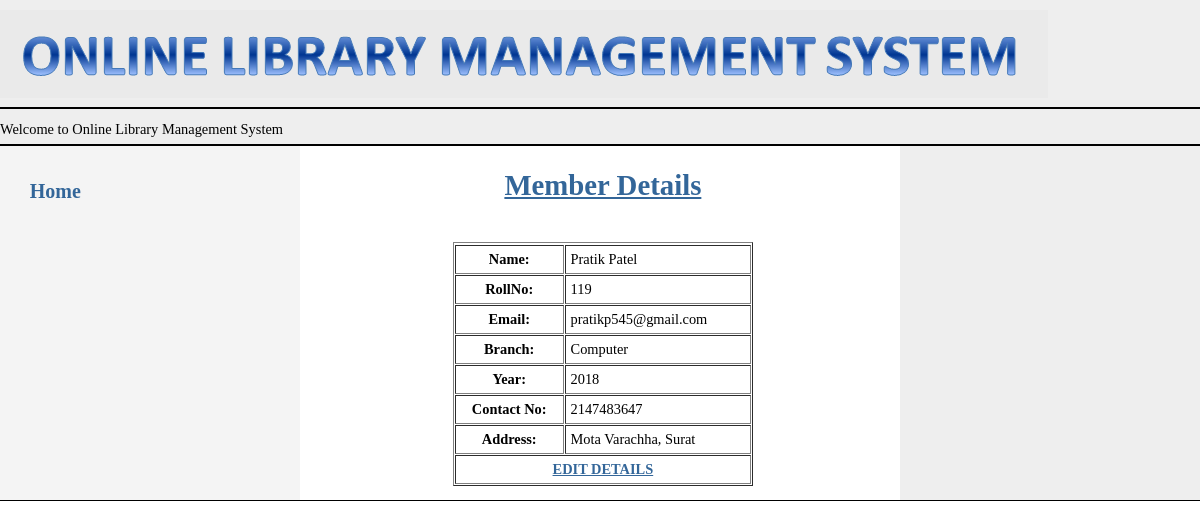
Screenshot of /member_details.php (signed in) with the database file from the repository.
### tables this page shows
CREATE TABLE `member` (
  `Name` varchar(30) NOT NULL,
  `Mid` varchar(10) NOT NULL,
  `Email` varchar(50) NOT NULL,
  `Password` varchar(20) NOT NULL,
  `Branch` varchar(10) NOT NULL,
  `Year` varchar(4) NOT NULL,
  `ContactNo` int(10) NOT NULL,
  `Address` varchar(70) NOT NULL,
  `Book1` varchar(50) NOT NULL,
  `Book2` varchar(50) NOT NULL,
  `days` int(10) NOT NULL
);

### member_details.php (the view, shortened to what this page needs)
<?php
if(!isset($_SESSION["sess_user"])){
	header("location:member_login.php");
} else {
?>
<!DOCTYPE html PUBLIC "-//W3C//DTD XHTML 1.0 Strict//EN" "http://www.w3.org/TR/xhtml1/DTD/xhtml1-strict.dtd">
<html>
<head>
	<link rel="stylesheet" type="text/css" href="screen.css" media="screen" />
</head>
<body>
<div id="header">
	<img src="logo.png" name="logo" />
	<p id="layoutdims"><marquee>Welcome to Online Library Management System</marquee></p>
</div>
<div class="colmask threecol">
	<div class="colmid">
		<div class="colleft">
			<div class="col1">
					<h1 align="center" > <font color="#369"><u>Member Details</u></font></H1>
					<br><br>
<?php
include 'conn.php';
	$mid=$_SESSION['mid'];
$result = $mysqli->query("select * from member where Mid='".$mid."'");
while($row = $result->fetch_array())
{
?>
	<table cellpadding="5" cellspacing="1" border="1" align="center" width="300">
  <tr>
	<tr><th>Name:</th>
    <td><?php echo $row['Name']; ?>
	</tr>
	<tr>
	<th>RollNo:</th>
	</td><td><?php echo $row['Mid']; ?></td>
	</tr>
	<tr>
	<th>Email:</th>
	<td><?php echo $row['Email']; ?></td>
	</tr>
	<tr>
	<th>Branch:</th>
	<td><?php echo $row['Branch']; ?></td>
	</tr>
	<tr>
	<th>Year:</th>
	<td><?php echo $row['Year']; ?></td>
	</tr>
	<tr>
	<th>Contact No:</th>
	<td><?php echo $row['ContactNo']; ?></td>
	</tr>
	<tr>
	<th>Address:</th>
	<td><?php echo $row['Address']; ?></td>
	</tr>
	<tr>
	<td colspan="2" align="center"><b> <a href='memberEdit.php?mid=$r[Mid]'>EDIT DETAILS</a></b></td>
	</table>
<?php
 }
 ?>
			</div>
			<div class="col2">
				<br><br>
				<a href="member.php" style="font-size:20px; background-color:transparent;text-decoration:none; color:#369; "><b>Home</b></a><br><br>
			</div>
			<div class="col3">
			</div>
		</div>
	</div>
</div>
<div id="footer">
</div>
</body>
</html>
<?php
}
?>

### screen.css (style rules this page uses)
body { margin:0; padding:0; border:0; width:100%; background:#fff; font-size:90%; }
a { color:#369; }
h1, h2, h3 { margin:.8em 0 .2em 0; padding:0; }
p { margin:.4em 0 .8em 0; padding:0; }
img { margin:10px 0 5px; }
#header { clear:both; float:center; width:100%; background:#eee; }
#header img { align: center; }
#header { border-bottom:2px solid #000; }
#header p, #header h1, #header h2 { padding:.4em 15px 0 15px; margin:0; }
#layoutdims { clear:both; background:#eee; border-top:2px solid #000; margin:0; padding:6px 15px !important; text-align:right; }
.colmask { position:relative; clear:both; float:left; width:100%; overflow:hidden; }
.colright, .colmid, .colleft { float:left; width:100%; position:relative; }
.col1, .col2, .col3 { float:left; position:relative; padding:0 0 1em 0.2em; overflow:hidden; }
.threecol { background:#eee; }
.threecol .colmid { right:25%; background:#fff; }
.threecol .colleft { right:50%; background:#f4f4f4; }
.threecol .col1 { width:46%; left:102%; }
.threecol .col2 { width:21%; left:31%; }
.threecol .col3 { width:21%; left:85%; }
#footer { clear:both; float:left; width:100%; border-top:1px solid #000; background:#eee; }

### rows the page displays
member: Name "Pratik Patel", Mid "119", Email "pratikp545@gmail.com", Branch "Computer", Year "2018", ContactNo "2147483647", Address "Mota Varachha, Surat"
